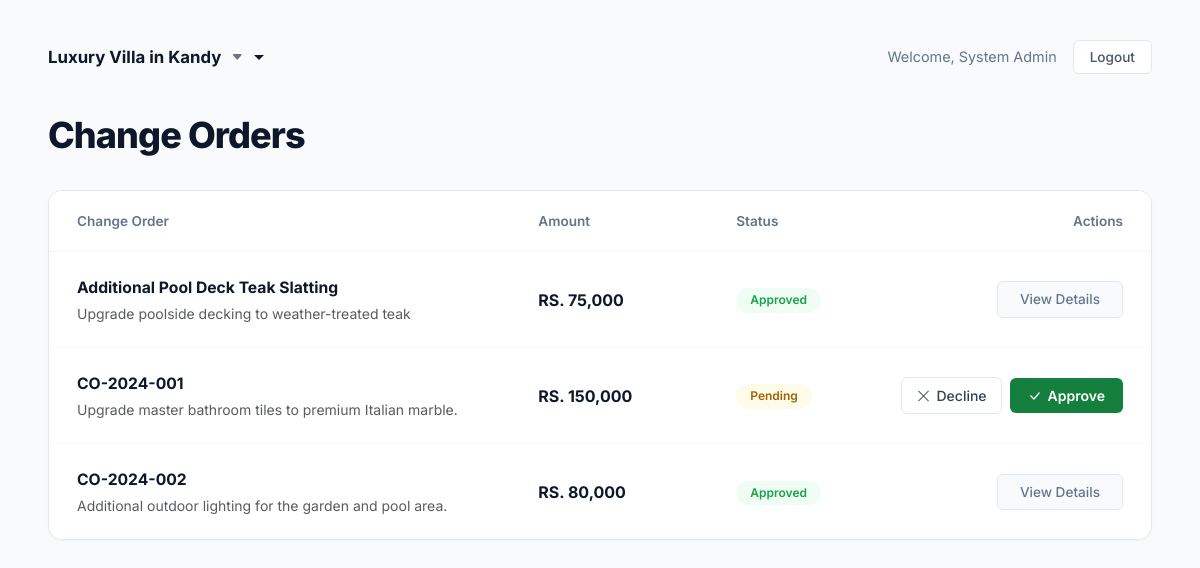
Page /features/client_change_orders.php (signed in) on the committed database.
### tables this page shows
CREATE TABLE `projects` (
  `id` int(11) NOT NULL AUTO_INCREMENT,
  `project_name` varchar(150) NOT NULL,
  `project_code` varchar(50) NOT NULL,
  `client_id` int(11) DEFAULT NULL,
  `client_name` varchar(100) DEFAULT NULL,
  `pm_id` int(11) DEFAULT NULL,
  `budget` decimal(15,2) DEFAULT 0.00,
  `location` varchar(255) DEFAULT NULL,
  `start_date` date DEFAULT NULL,
  `end_date` date DEFAULT NULL,
  `stage` enum('Planning','Earthwork','Framing','Roofing','Finishing','Handover') DEFAULT 'Planning',
  `progress_percent` int(11) DEFAULT 0,
  `status` enum('Active','Completed','On Hold','Archived') DEFAULT 'Active',
  `thumbnail_url` varchar(255) DEFAULT NULL,
  `created_at` timestamp NOT NULL DEFAULT current_timestamp(),
  `updated_at` timestamp NOT NULL DEFAULT current_timestamp() ON UPDATE current_timestamp(),
  PRIMARY KEY (`id`),
  UNIQUE KEY `project_code` (`project_code`)
);

CREATE TABLE `change_orders` (
  `id` int(11) NOT NULL AUTO_INCREMENT,
  `co_number` varchar(50) NOT NULL,
  `project_id` int(11) NOT NULL,
  `client_id` int(11) DEFAULT NULL,
  `title` varchar(255) NOT NULL,
  `description` text DEFAULT NULL,
  `cost_impact` decimal(15,2) NOT NULL,
  `schedule_impact_days` int(11) DEFAULT 0,
  `time_impact_days` int(11) DEFAULT 0,
  `status` enum('Draft','Pending','Approved','Declined','Rejected') NOT NULL DEFAULT 'Pending',
  `client_feedback` text DEFAULT NULL,
  `approved_by` int(11) DEFAULT NULL,
  `created_by` int(11) DEFAULT NULL,
  `created_at` timestamp NOT NULL DEFAULT current_timestamp(),
  `approved_at` datetime DEFAULT NULL,
  `rejection_reason` text DEFAULT NULL,
  PRIMARY KEY (`id`),
  UNIQUE KEY `co_number` (`co_number`),
  KEY `project_id` (`project_id`),
  KEY `created_by` (`created_by`),
  CONSTRAINT `change_orders_ibfk_1` FOREIGN KEY (`project_id`) REFERENCES `projects` (`id`),
  CONSTRAINT `change_orders_ibfk_2` FOREIGN KEY (`created_by`) REFERENCES `users` (`id`)
);

### features/client_change_orders.php (the view, shortened to what this page needs)
<?php
require_once __DIR__ . '/../db.php';
$user_id = $_SESSION['user_id'] ?? null;
$user_role = $_SESSION['role'] ?? null;
$user_name = $_SESSION['user_name'] ?? 'Client';
try {
    $active_project_id = 0;
    $active_project = null;
    if ($user_role === 'Client') {
        $stmt_projects = $pdo->prepare("
            SELECT p.id, p.project_name, p.budget, p.stage, p.status
            FROM projects p
            WHERE p.client_id = :user_id
               OR p.id = (SELECT default_project_id FROM contacts WHERE linked_user_id = :user_id LIMIT 1)
               OR p.id = (SELECT project_id FROM clients WHERE id = :user_id LIMIT 1)
               OR p.id = (SELECT project_id FROM clients WHERE email = (SELECT email FROM users WHERE id = :user_id LIMIT 1) LIMIT 1)
            ORDER BY p.id ASC
        ");
        $stmt_projects->execute([':user_id' => $user_id]);
        $client_projects = $stmt_projects->fetchAll(PDO::FETCH_ASSOC);
        if (empty($client_projects)) {
            $stmt_cl = $pdo->prepare("SELECT project_id FROM clients WHERE id = ?");
            $stmt_cl->execute([$user_id]);
            $pid = $stmt_cl->fetchColumn();
            if ($pid) {
                $stmt_p = $pdo->prepare("SELECT id, project_name, budget, stage, status FROM projects WHERE id = ?");
                $stmt_p->execute([$pid]);
                $client_projects = $stmt_p->fetchAll(PDO::FETCH_ASSOC);
            }
        }
        $req_project_id = isset($_GET['project_id']) ? intval($_GET['project_id']) : 0;
        if ($req_project_id > 0) {
            foreach ($client_projects as $cp) {
                if ($cp['id'] == $req_project_id) {
                    $active_project = $cp;
                    break;
                }
            }
        }
        if (!$active_project && !empty($client_projects)) {
            $active_project = $client_projects[0];
        }
        $active_project_id = $active_project['id'] ?? 4;
    } else {
        $stmt_all = $pdo->query("SELECT id, project_name, budget, stage, status FROM projects WHERE status != 'Archived' ORDER BY project_name ASC");
        $client_projects = $stmt_all->fetchAll(PDO::FETCH_ASSOC);
        $req_project_id = isset($_GET['project_id']) ? intval($_GET['project_id']) : 4;
        foreach ($client_projects as $cp) {
            if ($cp['id'] == $req_project_id) {
                $active_project = $cp;
                break;
            }
        }
        $active_project_id = $active_project['id'] ?? 4;
    }
    $project_name = $active_project['project_name'] ?? 'Luxury Villa in Kandy';
    $stmt_co = $pdo->prepare("
        SELECT co.*, p.project_name
        FROM change_orders co
        JOIN projects p ON co.project_id = p.id
        WHERE co.project_id = :project_id
          AND co.status IN ('Pending', 'Approved', 'Declined')
        ORDER BY CASE
            WHEN co.status = 'Approved' AND co.id = 9 THEN 1
            WHEN co.status = 'Pending' AND co.id = 3 THEN 2
            WHEN co.status = 'Approved' AND co.id = 4 THEN 3
            ELSE 4
        END, co.id DESC
    ");
    $stmt_co->execute([':project_id' => $active_project_id]);
    $change_orders = $stmt_co->fetchAll(PDO::FETCH_ASSOC);
} catch (PDOException $e) {
    die("Database Error: " . htmlspecialchars($e->getMessage()));
}
?>
<!DOCTYPE html>
<html lang="en">
<head>
    <link href="https://cdn.jsdelivr.net/npm/bootstrap@5.3.0/dist/css/bootstrap.min.css" rel="stylesheet">
    <link rel="stylesheet" href="https://cdn.jsdelivr.net/npm/bootstrap-icons@1.11.3/font/bootstrap-icons.min.css">
</head>
<body>
    <div class="header-nav">
        <div class="dropdown">
            <button class="project-select-btn dropdown-toggle" type="button" data-bs-toggle="dropdown" aria-expanded="false">
                <span><?= htmlspecialchars($project_name) ?></span>
                <i class="bi bi-caret-down-fill text-secondary ms-1" style="font-size: 0.75rem;"></i>
            </button>
        </div>
        <div class="d-flex align-items-center gap-3">
            <span class="user-greeting">Welcome, <?= htmlspecialchars($user_name) ?></span>
            <a href="../logout.php" class="btn-logout">Logout</a>
        </div>
    </div>
    <h1 class="page-title">Change Orders</h1>
    <div class="nexus-card">
        <div class="table-responsive">
            <table class="table mb-0 align-middle">
                <thead>
                    <tr>
                        <th style="width: 42%;">Change Order</th>
                        <th style="width: 18%;">Amount</th>
                        <th style="width: 15%;">Status</th>
                        <th style="width: 25%; text-align: right;">Actions</th>
                    </tr>
                </thead>
                <tbody id="coTableBody">
                    <?php if (empty($change_orders)): ?>
                        <tr>
                            <td colspan="4" class="text-center py-5 text-muted">
                                <i class="bi bi-folder2-open fs-2 d-block mb-2 text-secondary"></i>
                                No change orders found for this project.
                            </td>
                        </tr>
                    <?php else: ?>
                        <?php foreach ($change_orders as $co):
                            $status = trim($co['status']);
                            if ($status === 'Rejected' || $status === 'Declined') {
                                $status_label = 'Declined';
                                $pill_class = 'pill-declined';
                            } elseif ($status === 'Approved') {
                                $status_label = 'Approved';
                                $pill_class = 'pill-approved';
                            } else {
                                $status_label = 'Pending';
                                $pill_class = 'pill-pending';
                            }
                            $amount_formatted = 'RS. ' . number_format($co['cost_impact']);
                            $days = intval($co['schedule_impact_days'] ?? 0);
                        ?>
                            <tr id="co-row-<?= $co['id'] ?>">
                                <td>
                                    <div class="fw-bold" style="color: #0f172a; font-size: 0.98rem;">
                                        <?= htmlspecialchars($co['title']) ?>
                                    </div>
                                    <div class="text-muted small mt-1" style="line-height: 1.4;">
                                        <?= htmlspecialchars($co['description']) ?>
                                    </div>
                                </td>
                                <td>
                                    <div class="fw-bold" style="color: #0f172a;">
                                        <?= $amount_formatted ?>
                                    </div>
                                </td>
                                <td>
                                    <span class="pill <?= $pill_class ?>" id="status-pill-<?= $co['id'] ?>">
                                        <?= $status_label ?>
                                    </span>
                                </td>
                                <td style="text-align: right;">
                                    <div id="action-container-<?= $co['id'] ?>" class="d-inline-block">
                                        <?php if ($status_label === 'Pending'): ?>
                                            <div class="d-flex gap-2 justify-content-end align-items-center">
                                                <button type="button" class="btn btn-decline"
                                                        onclick="openDeclineModal(<?= $co['id'] ?>, '<?= htmlspecialchars(addslashes($co['title'])) ?>')">
                                                    <i class="bi bi-x-lg"></i> Decline
                                                </button>
                                                <button type="button" class="btn btn-approve"
                                                        onclick="openApproveModal(<?= $co['id'] ?>, '<?= htmlspecialchars(addslashes($co['title'])) ?>', '<?= $amount_formatted ?>')">
                                                    <i class="bi bi-check-lg"></i> Approve
                                                </button>
                                            </div>
                                        <?php else: ?>
                                            <button type="button" class="btn btn-details"
                                                    onclick="openDetailsModal(<?= htmlspecialchars(json_encode([
                                                        'id' => $co['id'],
                                                        'co_number' => $co['co_number'],
                                                        'title' => $co['title'],
                                                        'description' => $co['description'],
                                                        'cost_impact' => $amount_formatted,
                                                        'schedule_impact_days' => $days,
                                                        'status' => $status_label,
                                                        'approved_at' => $co['approved_at'] ? date('M d, Y H:i', strtotime($co['approved_at'])) : null,
                                                        'client_feedback' => $co['client_feedback'] ?? null
                                                    ]), ENT_QUOTES, 'UTF-8') ?>)">
                                                View Details
                                            </button>
                                        <?php endif; ?>
                                    </div>
                                </td>
                            </tr>
                        <?php endforeach; ?>
                    <?php endif; ?>
                </tbody>
            </table>
        </div>
    </div>
</body>
</html>

### features/client_change_orders.php (style rules this page uses)
:root { --nexus-green: #15803d; --nexus-green-hover: #166534; --text-dark: #0f172a; --text-muted: #64748b; --bg-page: #f8fafc; }
body { font-family: 'Inter', sans-serif; background-color: var(--bg-page); color: var(--text-dark); padding: 2.5rem 3rem; margin: 0; -webkit-font-smoothing: antialiased; }
.header-nav { display: flex; justify-content: space-between; align-items: center; margin-bottom: 2.5rem; }
.project-select-btn { font-weight: 700; font-size: 1.05rem; border: none; background: transparent; color: var(--text-dark); padding: 0; cursor: pointer; display: inline-flex; align-items: center; gap: 6px; }
.user-greeting { color: var(--text-muted); font-size: 0.9rem; }
.btn-logout { background-color: #ffffff; border: 1px solid #e2e8f0; color: #475569; font-size: 0.85rem; font-weight: 500; padding: 6px 16px; border-radius: 6px; text-decoration: none; transition: all 0.2s; }
.page-title { font-size: 2.25rem; font-weight: 800; color: var(--text-dark); letter-spacing: -0.025em; margin-bottom: 2rem; }
.nexus-card { background: #ffffff; border: 1px solid #e2e8f0; border-radius: 14px; overflow: hidden; box-shadow: 0 1px 3px rgba(0, 0, 0, 0.03); }
.table thead th { background: #ffffff; color: #64748b; font-size: 0.85rem; font-weight: 600; border-bottom: 1px solid #f1f5f9; padding: 1.25rem 1.75rem; text-transform: capitalize; }
.table tbody td { padding: 1.5rem 1.75rem; vertical-align: middle; border-bottom: 1px solid #f8fafc; }
.table tbody tr:last-child td { border-bottom: none; }
.pill { display: inline-block; padding: 5px 14px; border-radius: 20px; font-size: 0.75rem; font-weight: 600; text-align: center; line-height: 1.2; }
.pill-approved { background-color: #f0fdf4; color: #16a34a; }
.pill-pending { background-color: #fefce8; color: #a16207; }
.btn-approve { background-color: var(--nexus-green); color: #ffffff; border: none; font-weight: 600; padding: 7px 18px; border-radius: 6px; font-size: 0.875rem; display: inline-flex; align-items: center; gap: 6px; transition: all 0.2s; }
.btn-decline { background-color: #ffffff; border: 1px solid #e2e8f0; color: #334155; font-weight: 500; padding: 7px 14px; border-radius: 6px; font-size: 0.875rem; display: inline-flex; align-items: center; gap: 6px; transition: all 0.2s; }
.btn-details { background-color: #f8fafc; border: 1px solid #e2e8f0; color: #64748b; font-weight: 500; padding: 7px 22px; border-radius: 6px; font-size: 0.85rem; transition: all 0.2s; }

### rows in the picture
projects: project_name "Luxury Villa in Kandy"
change_orders: title "Additional Pool Deck Teak Slatting", description "Upgrade poolside decking to weather-treated teak", cost_impact "RS. 75,000", status "Approved"
change_orders: title "CO-2024-001", description "Upgrade master bathroom tiles to premium Italian marble.", cost_impact "RS. 150,000", status "Pending"
change_orders: title "CO-2024-002", description "Additional outdoor lighting for the garden and pool area.", cost_impact "RS. 80,000", status "Approved"

### other values in the picture
$user_name "System Admin"
